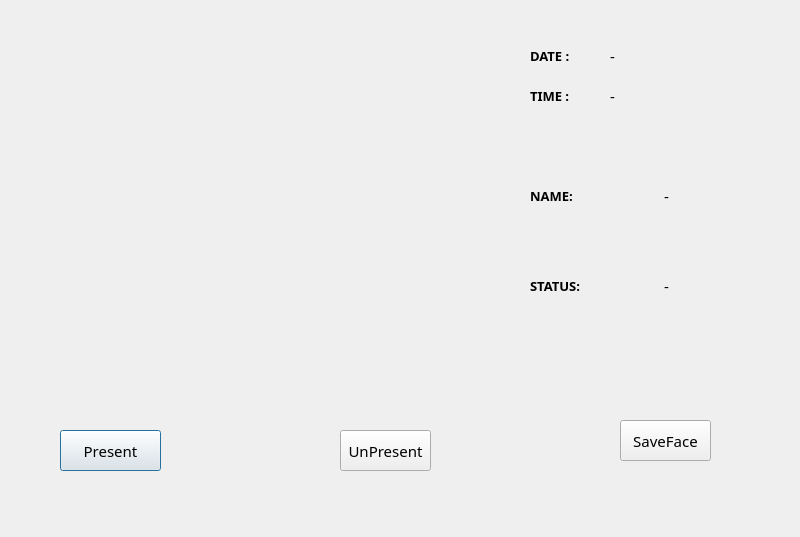
<?xml version="1.0" encoding="UTF-8"?>
<ui version="4.0">
 <class>OutputDialog</class>
 <widget class="QDialog" name="OutputDialog">
  <property name="geometry">
   <rect>
    <x>0</x>
    <y>0</y>
    <width>800</width>
    <height>537</height>
   </rect>
  </property>
  <property name="minimumSize">
   <size>
    <width>0</width>
    <height>0</height>
   </size>
  </property>
  <property name="maximumSize">
   <size>
    <width>800</width>
    <height>600</height>
   </size>
  </property>
  <property name="font">
   <font>
    <family>Calibri</family>
    <weight>75</weight>
    <bold>true</bold>
   </font>
  </property>
  <property name="windowTitle">
   <string>Facial Recognition</string>
  </property>
  <property name="windowIcon">
   <iconset>
    <normaloff>../../Desktop/heheboi.jpg</normaloff>../../Desktop/heheboi.jpg</iconset>
  </property>
  <widget class="QLabel" name="imgLabel">
   <property name="geometry">
    <rect>
     <x>10</x>
     <y>30</y>
     <width>461</width>
     <height>311</height>
    </rect>
   </property>
   <property name="maximumSize">
    <size>
     <width>640</width>
     <height>480</height>
    </size>
   </property>
   <property name="text">
    <string/>
   </property>
  </widget>
  <widget class="QPushButton" name="Present">
   <property name="geometry">
    <rect>
     <x>60</x>
     <y>430</y>
     <width>101</width>
     <height>41</height>
    </rect>
   </property>
   <property name="font">
    <font>
     <family>OCR A Extended</family>
     <pointsize>11</pointsize>
     <weight>50</weight>
     <bold>false</bold>
    </font>
   </property>
   <property name="text">
    <string>Present</string>
   </property>
   <property name="checkable">
    <bool>true</bool>
   </property>
  </widget>
  <widget class="QPushButton" name="Absent">
   <property name="geometry">
    <rect>
     <x>340</x>
     <y>430</y>
     <width>91</width>
     <height>41</height>
    </rect>
   </property>
   <property name="font">
    <font>
     <family>OCR A Extended</family>
     <pointsize>11</pointsize>
     <weight>50</weight>
     <bold>false</bold>
    </font>
   </property>
   <property name="text">
    <string>UnPresent</string>
   </property>
   <property name="checkable">
    <bool>true</bool>
   </property>
  </widget>
  <widget class="QLabel" name="date">
   <property name="geometry">
    <rect>
     <x>530</x>
     <y>40</y>
     <width>71</width>
     <height>31</height>
    </rect>
   </property>
   <property name="font">
    <font>
     <family>Segoe UI Black</family>
     <pointsize>10</pointsize>
     <weight>75</weight>
     <bold>true</bold>
    </font>
   </property>
   <property name="text">
    <string>DATE : </string>
   </property>
  </widget>
  <widget class="QLabel" name="time">
   <property name="geometry">
    <rect>
     <x>530</x>
     <y>80</y>
     <width>71</width>
     <height>31</height>
    </rect>
   </property>
   <property name="font">
    <font>
     <family>Segoe UI Black</family>
     <pointsize>10</pointsize>
     <weight>75</weight>
     <bold>true</bold>
    </font>
   </property>
   <property name="text">
    <string>TIME : </string>
   </property>
  </widget>
  <widget class="QLabel" name="insertDate">
   <property name="geometry">
    <rect>
     <x>610</x>
     <y>40</y>
     <width>181</width>
     <height>31</height>
    </rect>
   </property>
   <property name="font">
    <font>
     <family>OCR A Extended</family>
     <pointsize>11</pointsize>
     <weight>50</weight>
     <bold>false</bold>
    </font>
   </property>
   <property name="text">
    <string>-</string>
   </property>
  </widget>
  <widget class="QLabel" name="insertTime">
   <property name="geometry">
    <rect>
     <x>610</x>
     <y>80</y>
     <width>171</width>
     <height>31</height>
    </rect>
   </property>
   <property name="font">
    <font>
     <family>OCR A Extended</family>
     <pointsize>11</pointsize>
     <weight>50</weight>
     <bold>false</bold>
    </font>
   </property>
   <property name="text">
    <string>-</string>
   </property>
  </widget>
  <widget class="QWidget" name="horizontalLayoutWidget">
   <property name="geometry">
    <rect>
     <x>530</x>
     <y>160</y>
     <width>261</width>
     <height>71</height>
    </rect>
   </property>
   <layout class="QHBoxLayout" name="horizontalLayout_3">
    <item>
     <widget class="QLabel" name="nameL">
      <property name="font">
       <font>
        <family>Segoe UI Black</family>
        <pointsize>10</pointsize>
        <weight>75</weight>
        <bold>true</bold>
       </font>
      </property>
      <property name="text">
       <string>NAME:</string>
      </property>
     </widget>
    </item>
    <item>
     <widget class="QLabel" name="name1">
      <property name="font">
       <font>
        <family>OCR A Extended</family>
        <pointsize>11</pointsize>
        <weight>50</weight>
        <bold>false</bold>
       </font>
      </property>
      <property name="text">
       <string>-</string>
      </property>
     </widget>
    </item>
   </layout>
  </widget>
  <widget class="QWidget" name="horizontalLayoutWidget_2">
   <property name="geometry">
    <rect>
     <x>530</x>
     <y>250</y>
     <width>261</width>
     <height>71</height>
    </rect>
   </property>
   <layout class="QHBoxLayout" name="horizontalLayout_4">
    <item>
     <widget class="QLabel" name="status">
      <property name="font">
       <font>
        <family>Segoe UI Black</family>
        <pointsize>10</pointsize>
        <weight>75</weight>
        <bold>true</bold>
       </font>
      </property>
      <property name="text">
       <string>STATUS:</string>
      </property>
     </widget>
    </item>
    <item>
     <widget class="QLabel" name="status1">
      <property name="font">
       <font>
        <family>OCR A Extended</family>
        <pointsize>11</pointsize>
        <weight>50</weight>
        <bold>false</bold>
       </font>
      </property>
      <property name="text">
       <string>-</string>
      </property>
     </widget>
    </item>
   </layout>
  </widget>
  <widget class="QPushButton" name="saveface">
   <property name="geometry">
    <rect>
     <x>620</x>
     <y>420</y>
     <width>91</width>
     <height>41</height>
    </rect>
   </property>
   <property name="font">
    <font>
     <family>OCR A Extended</family>
     <pointsize>11</pointsize>
     <weight>50</weight>
     <bold>false</bold>
    </font>
   </property>
   <property name="text">
    <string>SaveFace</string>
   </property>
   <property name="checkable">
    <bool>true</bool>
   </property>
  </widget>
  <widget class="QLabel" name="results">
   <property name="geometry">
    <rect>
     <x>270</x>
     <y>380</y>
     <width>361</width>
     <height>31</height>
    </rect>
   </property>
   <property name="font">
    <font>
     <family>OCR A Extended</family>
     <pointsize>11</pointsize>
     <weight>50</weight>
     <bold>false</bold>
    </font>
   </property>
   <property name="text">
    <string/>
   </property>
  </widget>
 </widget>
 <resources>
  <include location="resource.qrc"/>
 </resources>
 <connections/>
</ui>
